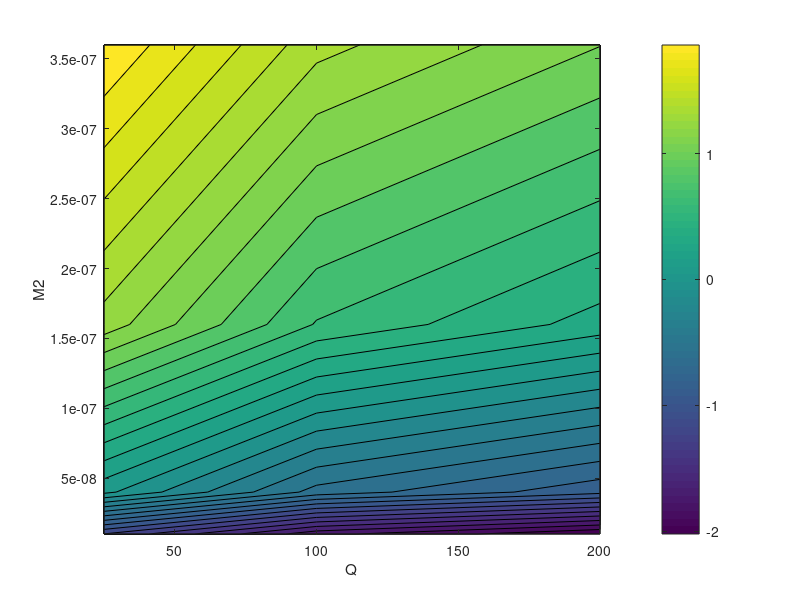

Write MATLAB code to recreate this figure.
gradbs = logspace(-8, -6, 100);
hs = linspace(20, 300, 500);
clear vals
for i=1:length(hs)
vals(i,:) = hs(i)^2.*0.04.*(gradbs).^2./(2*2*pi.*sind(38)./86400).*1035*3994./(9.81*2e-4);
end
conts = linspace(0, 500, 50);
[c, h] =contour(hs, gradbs, vals.', conts);
set(gca, 'YScale', 'log')
xt = get(gca, 'XTick');
hold on
plot(xt, ones(size(xt)).*(2*(2*2*pi.*sind(38)./86400))^2)
plot(xt, ones(size(xt)).*(4*(2*2*pi.*sind(38)./86400))^2)
plot(xt, ones(size(xt)).*(6*(2*2*pi.*sind(38)./86400))^2)
hold off
clabel(c)


%%
clear g
f = 1e-4;
M2 = [(1*f)^2 (2*f)^2 (4*f)^2 (6*f)^2];
Q = [25 100 200];
% M2 = linspace(f^2, (6*f)^2, 90);
% Q = linspace(25, 200, 100);
h = 150;
disp(' ')
disp(' ')
disp('=======================')
for i=1:length(M2)
    for j=1:length(Q)
        disp('--------------------');
        disp(['M2 = ', num2str(M2(i))]);
        disp(['Q  = ', num2str(Q(j))]);
        QtoB = (9.81*2e-4./(1035*3994));
        Qe = h^2*0.04*M2(i)^2./(f) * 1./QtoB;
        disp(['Q_E= ', num2str(Qe)]);
        Bo = QtoB.*Q(j);
        gamma = 0.04*h^2*M2(i).^2./(f*Bo);
        disp(['G  = ', num2str(gamma)]);
        Ri = (64*f)^2*f^2./(M2(i).^2);
       
        taustone = sqrt(54/5)*sqrt(1+Ri)./f; % See FK08 eq 3
        disp(['Ri = ', num2str(Ri)]);
        disp(['ts = ', num2str(taustone./(86400))]);
        
       
        g(i,j) = gamma;
    end
end
%%
contourf(Q, M2, log10(g),30); xlabel('Q'); ylabel('M2');
colorbar